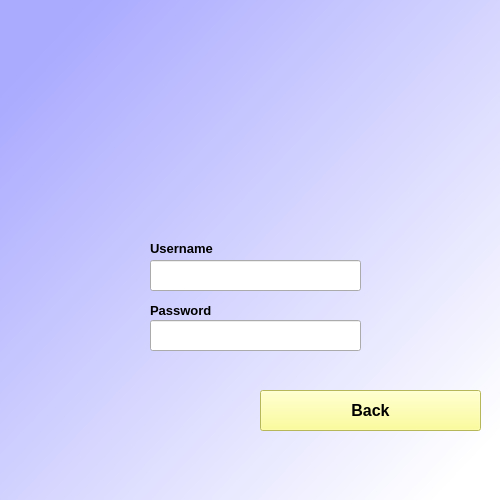
<?xml version="1.0" encoding="UTF-8"?>
<ui version="4.0">
 <class>Form</class>
 <widget class="QWidget" name="Form">
  <property name="geometry">
   <rect>
    <x>0</x>
    <y>0</y>
    <width>500</width>
    <height>500</height>
   </rect>
  </property>
  <property name="mouseTracking">
   <bool>false</bool>
  </property>
  <property name="windowTitle">
   <string>Form</string>
  </property>
  <property name="styleSheet">
   <string notr="true">background: linear-gradient(to bottom, #b3e0f2, #4d94db);</string>
  </property>
  <widget class="QLabel" name="label">
   <property name="geometry">
    <rect>
     <x>-1</x>
     <y>0</y>
     <width>511</width>
     <height>500</height>
    </rect>
   </property>
   <property name="styleSheet">
    <string notr="true">background-color:qlineargradient(spread:pad, x1:0.0734463, y1:0.108, x2:0.938, y2:0.909091, stop:0 rgba(170, 170, 255, 255), stop:1 rgba(255, 255, 255, 255))</string>
   </property>
   <property name="text">
    <string/>
   </property>
  </widget>
  <widget class="QLabel" name="label_2">
   <property name="geometry">
    <rect>
     <x>150</x>
     <y>10</y>
     <width>191</width>
     <height>201</height>
    </rect>
   </property>
   <property name="styleSheet">
    <string notr="true">background-image: url(ideogram.jpeg);</string>
   </property>
   <property name="text">
    <string/>
   </property>
   <property name="pixmap">
    <pixmap>:/newPrefix/Downloads/ideogram.jpeg</pixmap>
   </property>
   <property name="scaledContents">
    <bool>true</bool>
   </property>
  </widget>
  <widget class="QLineEdit" name="lineEdit">
   <property name="geometry">
    <rect>
     <x>150</x>
     <y>260</y>
     <width>211</width>
     <height>31</height>
    </rect>
   </property>
  </widget>
  <widget class="QLineEdit" name="lineEdit_2">
   <property name="geometry">
    <rect>
     <x>150</x>
     <y>320</y>
     <width>211</width>
     <height>31</height>
    </rect>
   </property>
  </widget>
  <widget class="QLabel" name="label_3">
   <property name="geometry">
    <rect>
     <x>150</x>
     <y>240</y>
     <width>91</width>
     <height>16</height>
    </rect>
   </property>
   <property name="font">
    <font>
     <pointsize>10</pointsize>
     <weight>75</weight>
     <bold>true</bold>
    </font>
   </property>
   <property name="text">
    <string>Username</string>
   </property>
  </widget>
  <widget class="QLabel" name="label_4">
   <property name="geometry">
    <rect>
     <x>150</x>
     <y>300</y>
     <width>81</width>
     <height>21</height>
    </rect>
   </property>
   <property name="font">
    <font>
     <pointsize>10</pointsize>
     <weight>75</weight>
     <bold>true</bold>
    </font>
   </property>
   <property name="text">
    <string>Password</string>
   </property>
  </widget>
  <widget class="QPushButton" name="pushButton_2">
   <property name="geometry">
    <rect>
     <x>260</x>
     <y>390</y>
     <width>221</width>
     <height>41</height>
    </rect>
   </property>
   <property name="font">
    <font>
     <pointsize>12</pointsize>
     <weight>75</weight>
     <bold>true</bold>
    </font>
   </property>
   <property name="styleSheet">
    <string notr="true">background-color: rgb(255, 255, 127);</string>
   </property>
   <property name="text">
    <string>Back</string>
   </property>
  </widget>
 </widget>
 <resources>
  <include location="login.qrc"/>
 </resources>
 <connections/>
</ui>
